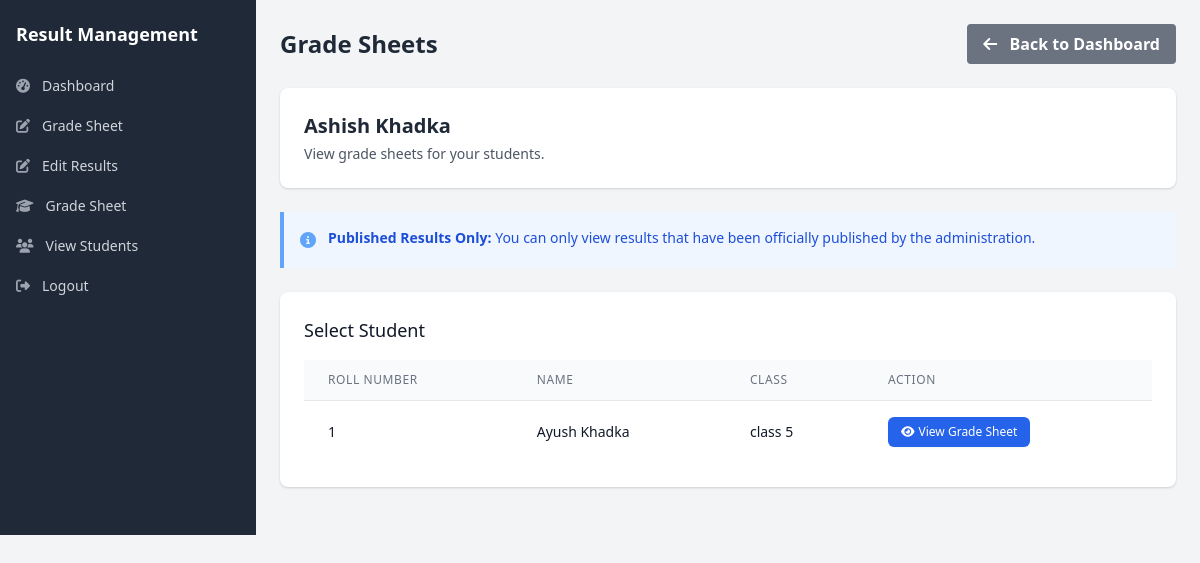
/Teacher/grade_sheet.php (signed in), run on the app's committed database.
### tables this page shows
CREATE TABLE `teachers` (
  `teacher_id` int(11) NOT NULL,
  `user_id` int(11) NOT NULL,
  `employee_id` varchar(20) NOT NULL,
  `qualification` varchar(100) DEFAULT NULL,
  `experience` varchar(255) DEFAULT NULL,
  `department` varchar(50) DEFAULT NULL,
  `joining_date` date DEFAULT NULL,
  `phone` varchar(20) DEFAULT NULL,
  `address` text DEFAULT NULL,
  `is_active` tinyint(1) NOT NULL DEFAULT 1,
  `created_at` timestamp NOT NULL DEFAULT current_timestamp(),
  `updated_at` timestamp NOT NULL DEFAULT current_timestamp() ON UPDATE current_timestamp()
);

CREATE TABLE `users` (
  `user_id` int(11) NOT NULL,
  `username` varchar(50) NOT NULL,
  `password` varchar(255) NOT NULL,
  `full_name` varchar(100) NOT NULL,
  `email` varchar(100) NOT NULL,
  `gender` enum('male','female','other') DEFAULT NULL,
  `role` enum('admin','teacher','student') NOT NULL,
  `status` enum('active','inactive','pending','locked') DEFAULT 'active',
  `profile_image` varchar(255) DEFAULT NULL,
  `last_login` datetime DEFAULT NULL,
  `failed_login_attempts` int(11) NOT NULL DEFAULT 0,
  `last_failed_login` datetime DEFAULT NULL,
  `password_reset_token` varchar(100) DEFAULT NULL,
  `password_reset_expires` datetime DEFAULT NULL,
  `email_verified` tinyint(1) NOT NULL DEFAULT 0,
  `email_verification_token` varchar(100) DEFAULT NULL,
  `created_at` timestamp NOT NULL DEFAULT current_timestamp(),
  `updated_at` timestamp NOT NULL DEFAULT current_timestamp() ON UPDATE current_timestamp(),
  `phone` varchar(20) DEFAULT NULL,
  `address` varchar(255) DEFAULT NULL
);

CREATE TABLE `students` (
  `student_id` varchar(20) NOT NULL,
  `user_id` int(11) NOT NULL,
  `roll_number` varchar(20) NOT NULL,
  `registration_number` varchar(30) NOT NULL,
  `class_id` int(11) DEFAULT NULL,
  `batch_year` year(4) NOT NULL,
  `date_of_birth` date DEFAULT NULL,
  `gender` enum('male','female','other') DEFAULT NULL,
  `address` text DEFAULT NULL,
  `phone` varchar(20) DEFAULT NULL,
  `parent_name` varchar(100) DEFAULT NULL,
  `parent_phone` varchar(20) DEFAULT NULL,
  `parent_email` varchar(100) DEFAULT NULL,
  `is_active` tinyint(1) NOT NULL DEFAULT 1,
  `created_at` timestamp NOT NULL DEFAULT current_timestamp(),
  `updated_at` timestamp NOT NULL DEFAULT current_timestamp() ON UPDATE current_timestamp(),
  `section_id` int(11) DEFAULT NULL
);

CREATE TABLE `classes` (
  `class_id` int(11) NOT NULL,
  `class_name` varchar(100) NOT NULL,
  `class_numeric` int(11) NOT NULL DEFAULT 0,
  `class_teacher_id` int(11) DEFAULT NULL,
  `section` varchar(10) DEFAULT NULL,
  `academic_year` varchar(20) NOT NULL,
  `description` text DEFAULT NULL,
  `is_active` tinyint(1) NOT NULL DEFAULT 1,
  `created_at` timestamp NOT NULL DEFAULT current_timestamp(),
  `updated_at` timestamp NOT NULL DEFAULT current_timestamp() ON UPDATE current_timestamp()
);

### Teacher/grade_sheet.php (the view, shortened to what this page needs)
<?php
include '../includes/db_connetc.php';
$user_id = $_SESSION['user_id'];
$teacher_query = "SELECT t.teacher_id, u.full_name
                 FROM teachers t
                 JOIN users u ON t.user_id = u.user_id
                 WHERE t.user_id = ?";
$stmt = $conn->prepare($teacher_query);
if (!$stmt) {
    $error_message = "Database error: " . $conn->error;
} else {
    $stmt->bind_param("i", $user_id);
    $stmt->execute();
    $result = $stmt->get_result();
    if ($result->num_rows > 0) {
        $teacher = $result->fetch_assoc();
        $teacher_name = $teacher['full_name'];
    } else {
        $error_message = "Teacher record not found. Please contact the administrator.";
    }
}
$subjects = [];
$exams = [];
$performance_data = [];
$subject_names = [];
$gpa_trend = [];
$exams_query = "SELECT DISTINCT e.exam_id, e.exam_name, e.exam_type, e.academic_year
                FROM exams e
                JOIN results r ON e.exam_id = r.exam_id
                WHERE e.is_active = 1
                AND (r.is_published = 1 OR r.status = 'published' OR e.results_published = 1)
                ORDER BY e.created_at DESC";
$stmt = $conn->prepare($exams_query);
if ($stmt) {
    $stmt->execute();
    $exams_result = $stmt->get_result();
    while ($row = $exams_result->fetch_assoc()) {
        $exams[] = $row;
    }
} else {
    $exams_result = $conn->query("SELECT exam_id, exam_name, exam_type, academic_year FROM exams WHERE is_active = 1 ORDER BY created_at DESC");
    while ($row = $exams_result->fetch_assoc()) {
        $exams[] = $row;
    }
}
if (isset($_GET['student_id'])) {
    $student_id = $_GET['student_id'];
    $stmt = $conn->prepare("
        SELECT s.student_id, s.roll_number, s.registration_number, u.full_name,
               c.class_name, c.section, c.academic_year
        FROM students s
        JOIN users u ON s.user_id = u.user_id
        JOIN classes c ON s.class_id = c.class_id
        WHERE s.student_id = ?
    ");
    $stmt->bind_param("s", $student_id);
    $stmt->execute();
    $result = $stmt->get_result();
    if ($result->num_rows == 0) {
        die("Student not found");
    }
    $student = $result->fetch_assoc();
    $stmt->close();
    $stmt = $conn->prepare("
    SELECT DISTINCT s.subject_id, s.subject_name, s.subject_code, s.credit_hours
    FROM subjects s
    JOIN results r ON s.subject_id = r.subject_id
    WHERE r.student_id = ?
    ORDER BY s.subject_id
");
    $stmt->bind_param("s", $student_id);
    $stmt->execute();
    $subjects_result = $stmt->get_result();
    while ($row = $subjects_result->fetch_assoc()) {
        $subjects[] = $row;
        $subject_names[] = $row['subject_name'];
    }
    $stmt->close();
    $selected_exam = isset($_GET['exam_id']) ? $_GET['exam_id'] : null;
    if (!$selected_exam && count($exams) > 0) {
        $selected_exam = $exams[0]['exam_id'];
    }
    $query = "SELECT r.*, e.exam_name, e.exam_type, e.academic_year, s.subject_name
    FROM results r
    JOIN exams e ON r.exam_id = e.exam_id
    JOIN subjects s ON r.subject_id = s.subject_id
    WHERE r.student_id = ?
    AND (r.is_published = 1 OR r.status = 'published' OR e.results_published = 1)
    ORDER BY e.created_at DESC, s.subject_name ASC";
    $stmt = $conn->prepare($query);
    $stmt->bind_param("s", $student_id);
    $stmt->execute();
    $results_data = $stmt->get_result();
    $results_by_exam = [];
    $chart_data = [];
    $time_periods = [];
    while ($row = $results_data->fetch_assoc()) {
        $exam_id = $row['exam_id'];
        if (!isset($results_by_exam[$exam_id])) {
            $results_by_exam[$exam_id] = [
                'exam_id' => $exam_id,
                'exam_name' => $row['exam_name'],
                'exam_type' => $row['exam_type'],
                'academic_year' => $row['academic_year'],
                'subjects' => []
            ];
            if (!in_array($row['exam_name'], $time_periods)) {
                $time_periods[] = $row['exam_name'];
            }
        }
        $results_by_exam[$exam_id]['subjects'][$row['subject_id']] = [
            'subject_id' => $row['subject_id'],
            'subject_name' => $row['subject_name'],
            'theory_marks' => $row['theory_marks'],
            'practical_marks' => $row['practical_marks'],
            'total_marks' => $row['theory_marks'] + $row['practical_marks'],
            'grade' => $row['grade'],
            'gpa' => $row['gpa'],
            'remarks' => $row['remarks'] ?? ''
        ];
        $chart_data[] = [
            'period' => $row['exam_name'],
            'subject' => $row['subject_name'],
            'theory_marks' => $row['theory_marks'],
            'practical_marks' => $row['practical_marks'],
            'gpa' => $row['gpa']
        ];
    }
    $stmt->close();
    $stmt = $conn->prepare("
        SELECT sp.*, e.exam_name
        FROM student_performance sp
        JOIN exams e ON sp.exam_id = e.exam_id
        JOIN results r ON sp.student_id = r.student_id AND sp.exam_id = r.exam_id
        WHERE sp.student_id = ?
        AND (r.is_published = 1 OR r.status = 'published' OR e.results_published = 1)
        ORDER BY e.created_at DESC
    ");
    $stmt->bind_param("s", $student_id);
    $stmt->execute();
    $performance_result = $stmt->get_result();
    while ($row = $performance_result->fetch_assoc()) {
        $performance_data[$row['exam_id']] = $row;
        $gpa_trend[] = $row['gpa'];
    }
    $stmt->close();
    if ($selected_exam) {
        $stmt = $conn->prepare("
    SELECT DISTINCT r.*, s.subject_name, s.subject_code, s.full_marks_theory, s.full_marks_practical, s.credit_hours
    FROM results r
    JOIN subjects s ON r.subject_id = s.subject_id
    WHERE r.student_id = ? AND r.exam_id = ?
    AND (r.is_published = 1 OR r.status = 'published' OR
         EXISTS (SELECT 1 FROM exams e WHERE e.exam_id = r.exam_id AND e.results_published = 1))
    GROUP BY r.subject_id
    ORDER BY s.subject_name
");
        $stmt->bind_param("si", $student_id, $selected_exam);
        $stmt->execute();
        $current_results = $stmt->get_result();
        $results = [];
        while ($row = $current_results->fetch_assoc()) {
            $results[] = [
                'subject_id' => $row['subject_id'],
                'subject_name' => $row['subject_name'],
                'subject_code' => $row['subject_code'] ?? $row['subject_id'],
                'credit_hours' => $row['credit_hours'] ?? 3,
                'theory_marks' => $row['theory_marks'] ?? 0,
                'practical_marks' => $row['practical_marks'] ?? 0,
                'grade' => $row['grade'],
                'gpa' => $row['gpa'],
                'remarks' => $row['remarks'] ?? '',
                'full_marks_theory' => $row['full_marks_theory'] ?? 100,
                'full_marks_practical' => $row['full_marks_practical'] ?? 0
            ];
        }
        $stmt->close();
    }
} else {
    $show_student_list = true;
    $students_query = "
    SELECT DISTINCT s.student_id, s.roll_number, u.full_name, c.class_name, c.section
    FROM students s
    JOIN users u ON s.user_id = u.user_id
    JOIN classes c ON s.class_id = c.class_id
    JOIN results r ON s.student_id = r.student_id
    WHERE (r.is_published = 1 OR r.status = 'published' OR
           EXISTS (SELECT 1 FROM exams e WHERE e.exam_id = r.exam_id AND e.results_published = 1))
    ORDER BY c.class_name, c.section, s.roll_number
";
    $stmt = $conn->prepare($students_query);
    if ($stmt) {
        $stmt->execute();
        $students_result = $stmt->get_result();
        while ($row = $students_result->fetch_assoc()) {
            $students[] = $row;
        }
    }
}
?>
<!DOCTYPE html>
<html lang="en">
<head>
    <link href="../css/tailwind.css" rel="stylesheet">
    <link rel="stylesheet" href="https://cdnjs.cloudflare.com/ajax/libs/font-awesome/6.4.0/css/all.min.css">
</head>
<body class="bg-gray-100">
    <div class="flex">
        <?php include 'includes/teacher_sidebar.php'; ?>
        <div class="flex-1 p-6">
            <div class="flex justify-between items-center mb-6">
                <h1 class="text-2xl font-bold text-gray-800">Grade Sheets</h1>
                <div class="flex space-x-3">
                    <a href="teacher_dashboard.php" class="bg-gray-500 hover:bg-gray-700 text-white font-bold py-2 px-4 rounded">
                        <i class="fas fa-arrow-left mr-2"></i> Back to Dashboard
                    </a>
                </div>
            </div>
            <div class="bg-white shadow rounded-lg p-6 mb-6">
                <div class="flex flex-col md:flex-row md:items-center md:justify-between">
                    <div>
                        <h2 class="text-xl font-semibold text-gray-800"><?php echo htmlspecialchars($teacher_name ?? 'Teacher'); ?></h2>
                        <p class="mt-1 text-sm text-gray-600">View grade sheets for your students.</p>
                    </div>
                </div>
            </div>
            <div class="bg-blue-50 border-l-4 border-blue-400 p-4 mb-6">
                <div class="flex">
                    <div class="flex-shrink-0">
                        <i class="fas fa-info-circle text-blue-400"></i>
                    </div>
                    <div class="ml-3">
                        <p class="text-sm text-blue-700">
                            <strong>Published Results Only:</strong> You can only view results that have been officially published by the administration.
                        </p>
                    </div>
                </div>
            </div>
            <?php if (isset($show_student_list)): ?>
                <div class="bg-white shadow rounded-lg p-6 mb-6">
                    <h2 class="text-lg font-medium text-gray-900 mb-4">Select Student</h2>
                    <?php if (empty($students)): ?>
                        <div class="bg-yellow-50 border-l-4 border-yellow-400 p-4">
                            <div class="flex">
                                <div class="flex-shrink-0">
                                    <i class="fas fa-exclamation-triangle text-yellow-400"></i>
                                </div>
                                <div class="ml-3">
                                    <p class="text-sm text-yellow-700">
                                        No students found. You may not have any assigned subjects with results yet.
                                    </p>
                                </div>
                            </div>
                        </div>
                    <?php else: ?>
                        <div class="overflow-x-auto">
                            <table class="min-w-full divide-y divide-gray-200">
                                <thead class="bg-gray-50">
                                    <tr>
                                        <th scope="col" class="px-6 py-3 text-left text-xs font-medium text-gray-500 uppercase tracking-wider">Roll Number</th>
                                        <th scope="col" class="px-6 py-3 text-left text-xs font-medium text-gray-500 uppercase tracking-wider">Name</th>
                                        <th scope="col" class="px-6 py-3 text-left text-xs font-medium text-gray-500 uppercase tracking-wider">Class</th>
                                        <th scope="col" class="px-6 py-3 text-left text-xs font-medium text-gray-500 uppercase tracking-wider">Action</th>
                                    </tr>
                                </thead>
                                <tbody class="bg-white divide-y divide-gray-200">
                                    <?php foreach ($students as $student): ?>
                                        <tr>
                                            <td class="px-6 py-4 whitespace-nowrap text-sm text-gray-900"><?php echo $student['roll_number']; ?></td>
                                            <td class="px-6 py-4 whitespace-nowrap text-sm text-gray-900"><?php echo $student['full_name']; ?></td>
                                            <td class="px-6 py-4 whitespace-nowrap text-sm text-gray-900"><?php echo $student['class_name'] . ' ' . $student['section']; ?></td>
                                            <td class="px-6 py-4 whitespace-nowrap text-sm font-medium">
                                                <a href="?student_id=<?php echo $student['student_id']; ?>" class="inline-flex items-center px-3 py-1.5 border border-transparent text-xs font-medium rounded-md shadow-sm text-white bg-blue-600 hover:bg-blue-700 focus:outline-none focus:ring-2 focus:ring-offset-2 focus:ring-blue-500">
                                                    <i class="fas fa-eye mr-1"></i> View Grade Sheet
                                                </a>
                                            </td>
                                        </tr>
                                    <?php endforeach; ?>
                                </tbody>
                            </table>
                        </div>
                    <?php endif; ?>
                </div>
            <?php endif; ?>
        </div>
    </div>
</body>
</html>

### data on the page
teachers: user.full_name "Ashish Khadka"
students: roll_number "1", user.full_name "Ayush Khadka", class.class_name "class 5"
